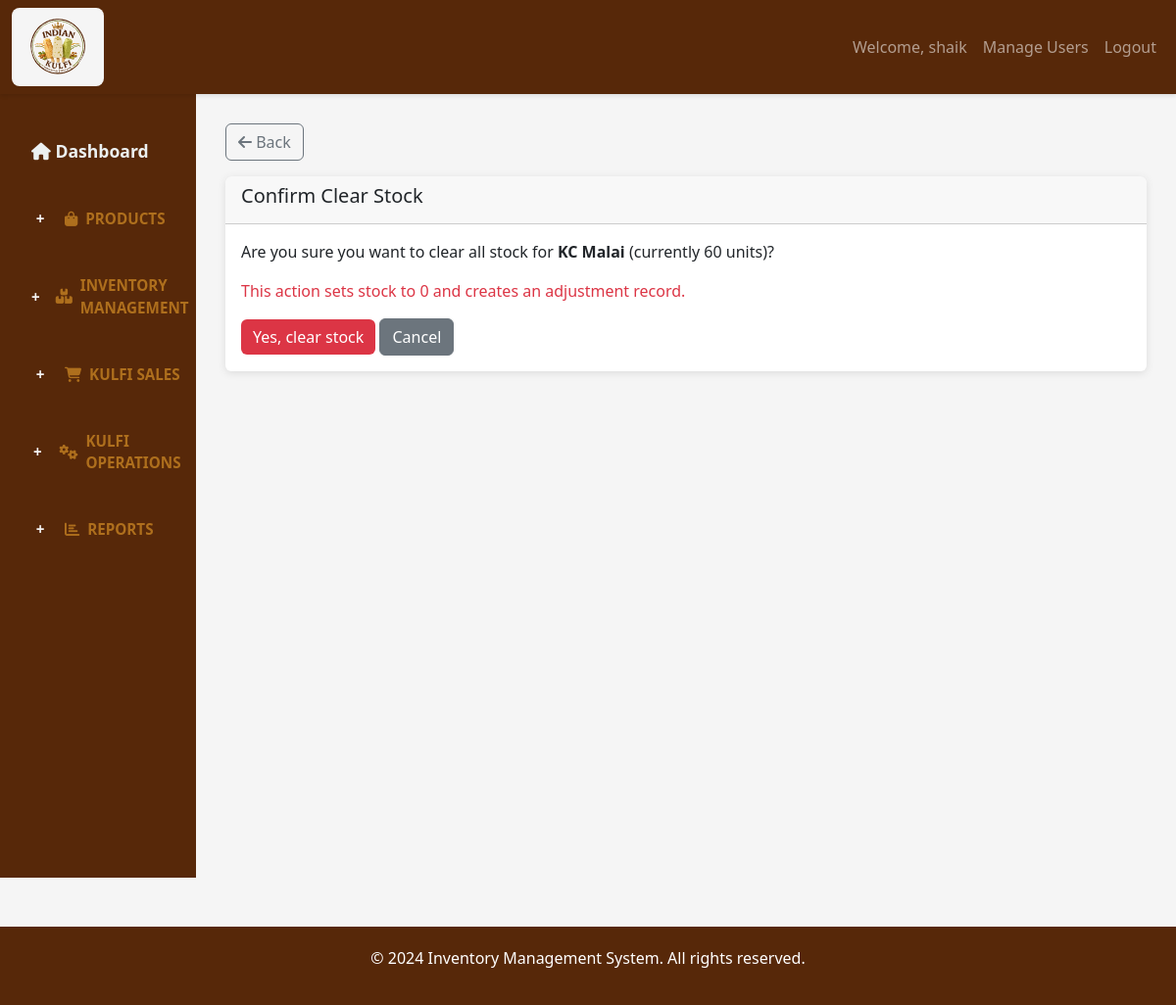
The app's page /inventory/clear-stock/22/ (signed in), older data.
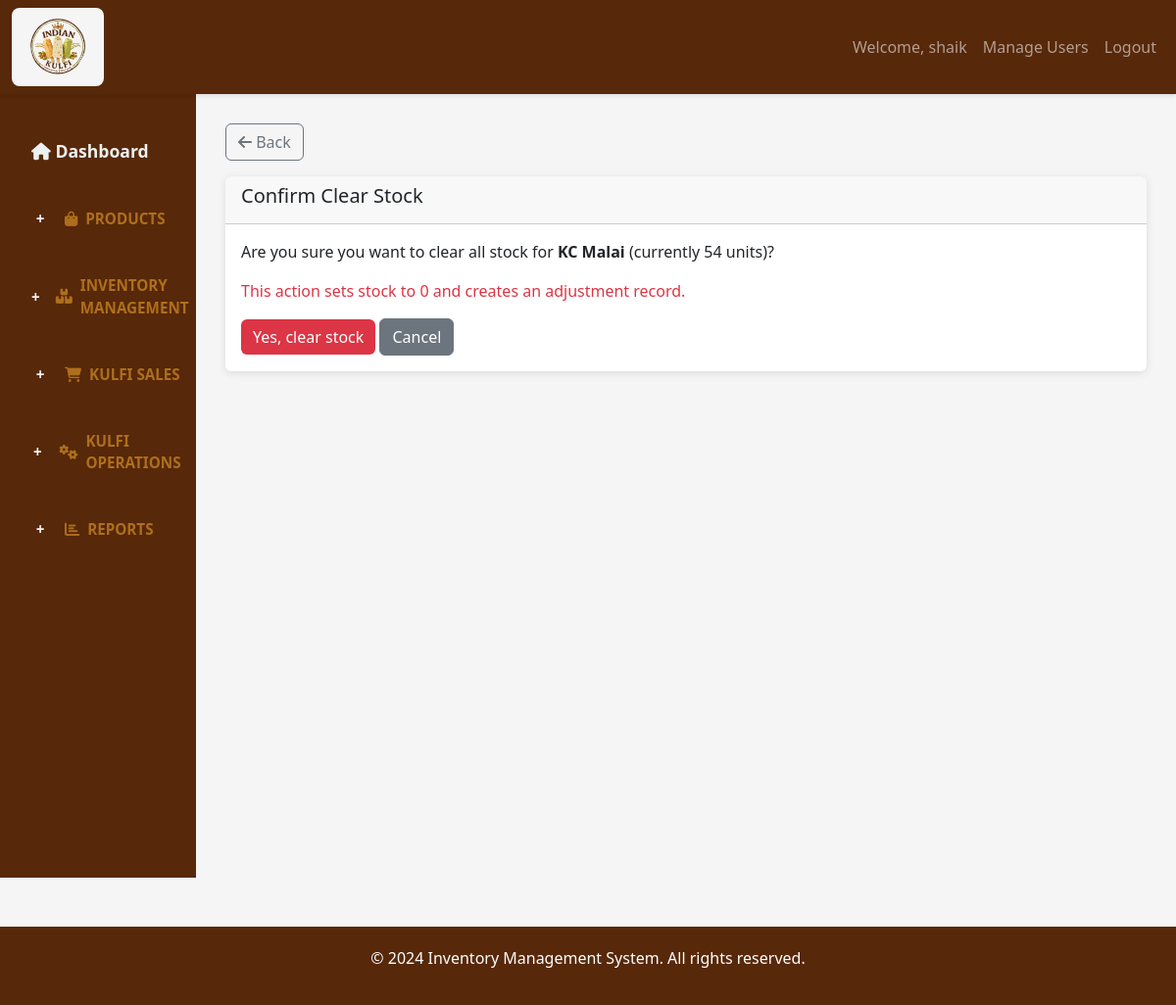
The same page, newer data.
### inventory/models.py (models this page shows, shortened)
class Product(models.Model):
    name = models.CharField(max_length=200, unique=True)
    sku = models.CharField(max_length=50, unique=True)
    category = models.CharField(max_length=100)
    cost_price = models.DecimalField(max_digits=10, decimal_places=2)
    selling_price = models.DecimalField(max_digits=10, decimal_places=2)
    current_stock = models.IntegerField(default=0)
    reorder_level = models.IntegerField(default=10, help_text="Low stock alert threshold")
    description = models.TextField(blank=True, null=True)
    is_active = models.BooleanField(default=True)
    created_at = models.DateTimeField(auto_now_add=True)
    updated_at = models.DateTimeField(auto_now=True)
    class Meta:
        ordering = ['name']
        verbose_name_plural = "Products"

### inventory/views.py (the view)
    def _wrapped_view(request, *args, **kwargs):
        if not request.user.is_authenticated:
            return redirect('login')
        if not request.user.is_staff:
            messages.error(request, 'You can access only the Sales module with this account.')
            return redirect('quick_sales_entry')
        return view_func(request, *args, **kwargs)

### inventory/views.py (called while the page is built, shortened)
def admin_only_view(view_func):
    def _wrapped_view(request, *args, **kwargs):
        if not request.user.is_authenticated:
            return redirect('login')
        if not request.user.is_staff:
            messages.error(request, 'You can access only the Sales module with this account.')
            return redirect('quick_sales_entry')
        return view_func(request, *args, **kwargs)
    return _wrapped_view

@login_required
@permission_required('inventory.change_product', raise_exception=True)
def clear_stock(request, product_id):
    product = get_object_or_404(Product, pk=product_id, is_active=True)
    context = {'product': product}
    return render(request, 'inventory/confirm_clear_stock.html', context)

### templates/inventory/confirm_clear_stock.html (shortened to what this page needs)
{% extends 'inventory/base.html' %}
{% block content %}
<div class="card">
    <div class="card-header">
        <h5>Confirm Clear Stock</h5>
    </div>
    <div class="card-body">
        <p>Are you sure you want to clear all stock for <strong>{{ product.name }}</strong> (currently {{ product.current_stock }} units)?</p>
        <p class="text-danger">This action sets stock to 0 and creates an adjustment record.</p>
        <form method="POST">
            <button type="submit" class="btn btn-danger">Yes, clear stock</button>
            <a href="{% url 'inventory_list' %}" class="btn btn-secondary" onclick="if (window.history.length > 1) { window.history.back(); } else { window.location.href=this.href; } return false;">Cancel</a>
        </form>
    </div>
</div>
{% endblock %}

Row changes from the older to the newer data that the page shows:
changed Product "KC Malai": current_stock "60" → "54"
